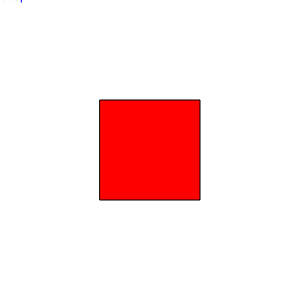
Frame 1 (no input)
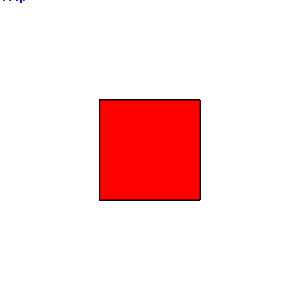
Frame 60 (no input)
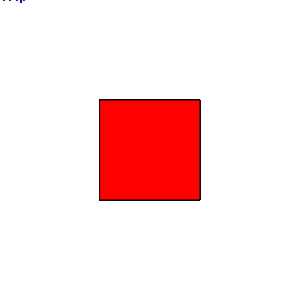
Frame 120 (the mouse pressed at the canvas centre since frame 60)

The p5.js sketch that drew these frames (run headless with seeded random() and noise() and a simulated clock; from frame 60 on, the mouse is pressed at the canvas centre):

// p5.js sketch
// ── sketch.js
var x = 0;
var y = 0;
function setup() {
  // put setup code here
  createCanvas(300, 300);

}

function draw() {
  // put drawing code here


  fill('red') ;
  rect(100, 100, 100, 100)

  fill('blue');
  text("beep", x, y) ;


}

function mouseReleased() {
  if ((mouseX > 100) && (mouseX < 200) && (mouseY > 100) && (mouseY <200))
  {
    x = (random(300));
    y = (random(300));
  console.log("beep");
}
}
